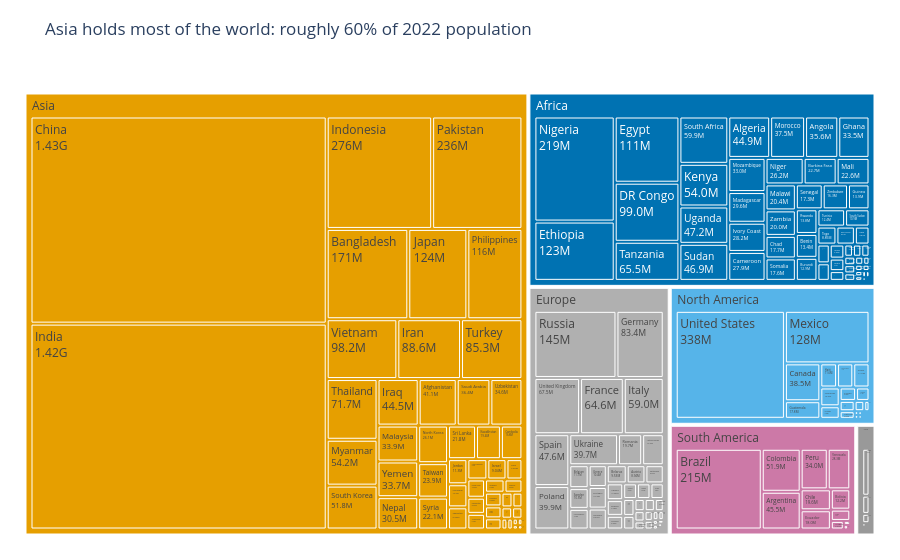

Notebook code cell kept with this figure:
### Markdown cell above
**Chart choice & justification:** A treemap is the clearest two-level view of 2022 population: continent area shows the major groups and country area shows the parts within each continent. Labels and population values make the hierarchy understandable at a glance.

### Code cell
# Q6
palette = {'Africa':'#0072B2','Asia':'#E69F00','Europe':'#B0B0B0',
           'North America':'#56B4E9','Oceania':'#999999','South America':'#CC79A7'}

fig = px.treemap(df, path=['Continent','Country'], values='2022 Population',
                 color='Continent', color_discrete_map=palette,
                 template='plotly_white',
                 title='Asia holds most of the world: roughly 60% of 2022 population')
fig.update_traces(texttemplate='%{label}<br>%{value:.3s}', textfont_size=12,
                  hovertemplate='%{label}<br>%{value:,.0f} people<extra></extra>')
fig.update_layout(margin=dict(l=20,r=20,t=70,b=20))
fig.show()

### Figure 1 — Plotly figure (JSON) as saved in the notebook; plotly's stock layout.template omitted (floating-point values rounded to 4 significant figures; data arrays with more than 128 entries replaced by an {"elided": "..."} marker saying what was removed)
{"data": [{"branchvalues": "total", "customdata": {"elided": "240x1 str values"}, "domain": {"x": [0, 1], "y": [0, 1]}, "hovertemplate": "%{label}<br>%{value:,.0f} people<extra></extra>", "ids": {"elided": "240 str values"}, "labels": {"elided": "240 str values"}, "marker": {"colors": {"elided": "240 str values"}}, "name": "", "parents": {"elided": "240 str values"}, "textfont": {"size": 12}, "texttemplate": "%{label}<br>%{value:.3s}", "type": "treemap", "values": {"elided": "240 float values"}}], "layout": {"legend": {"tracegroupgap": 0}, "margin": {"b": 20, "l": 20, "r": 20, "t": 70}, "title": {"text": "Asia holds most of the world: roughly 60% of 2022 population"}}}
